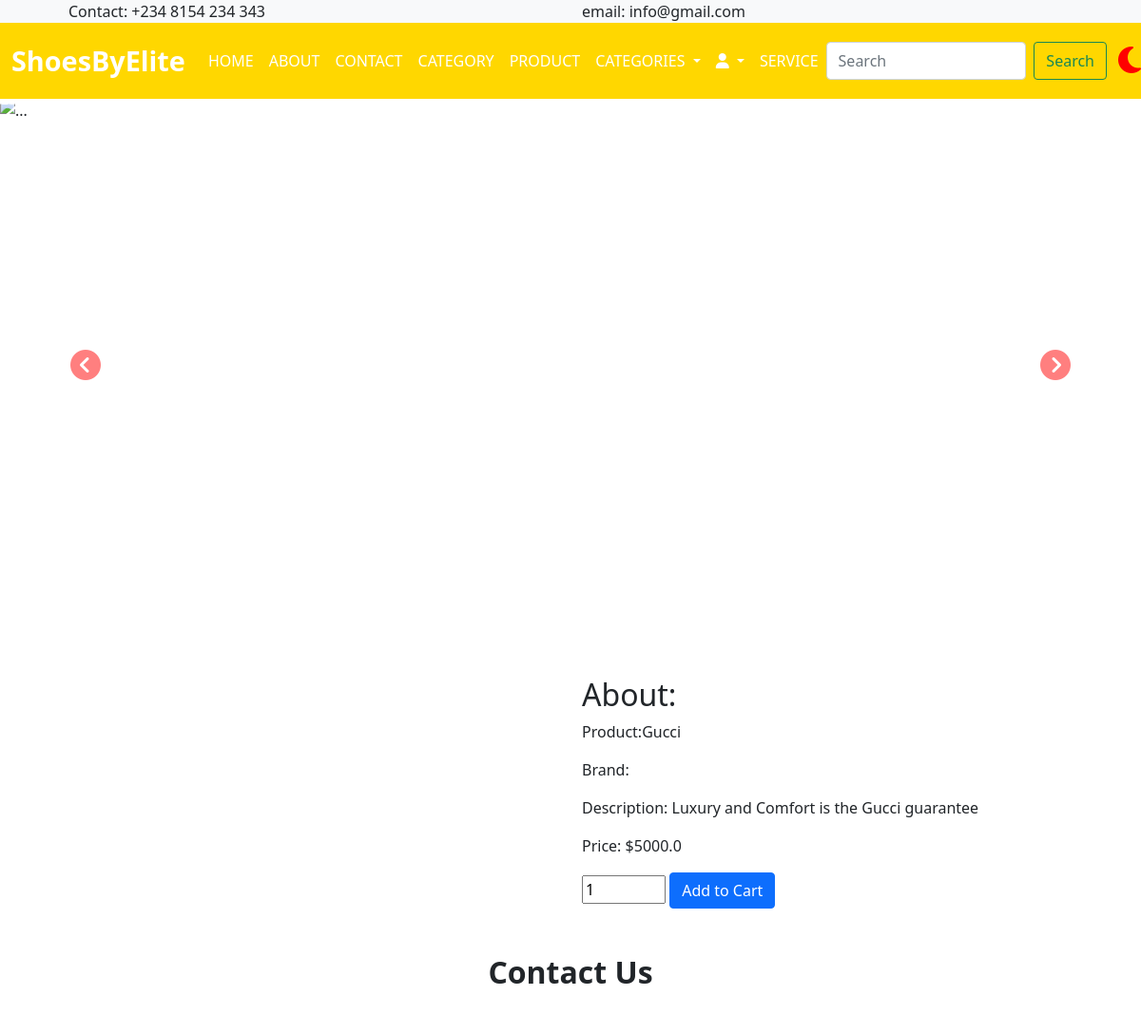
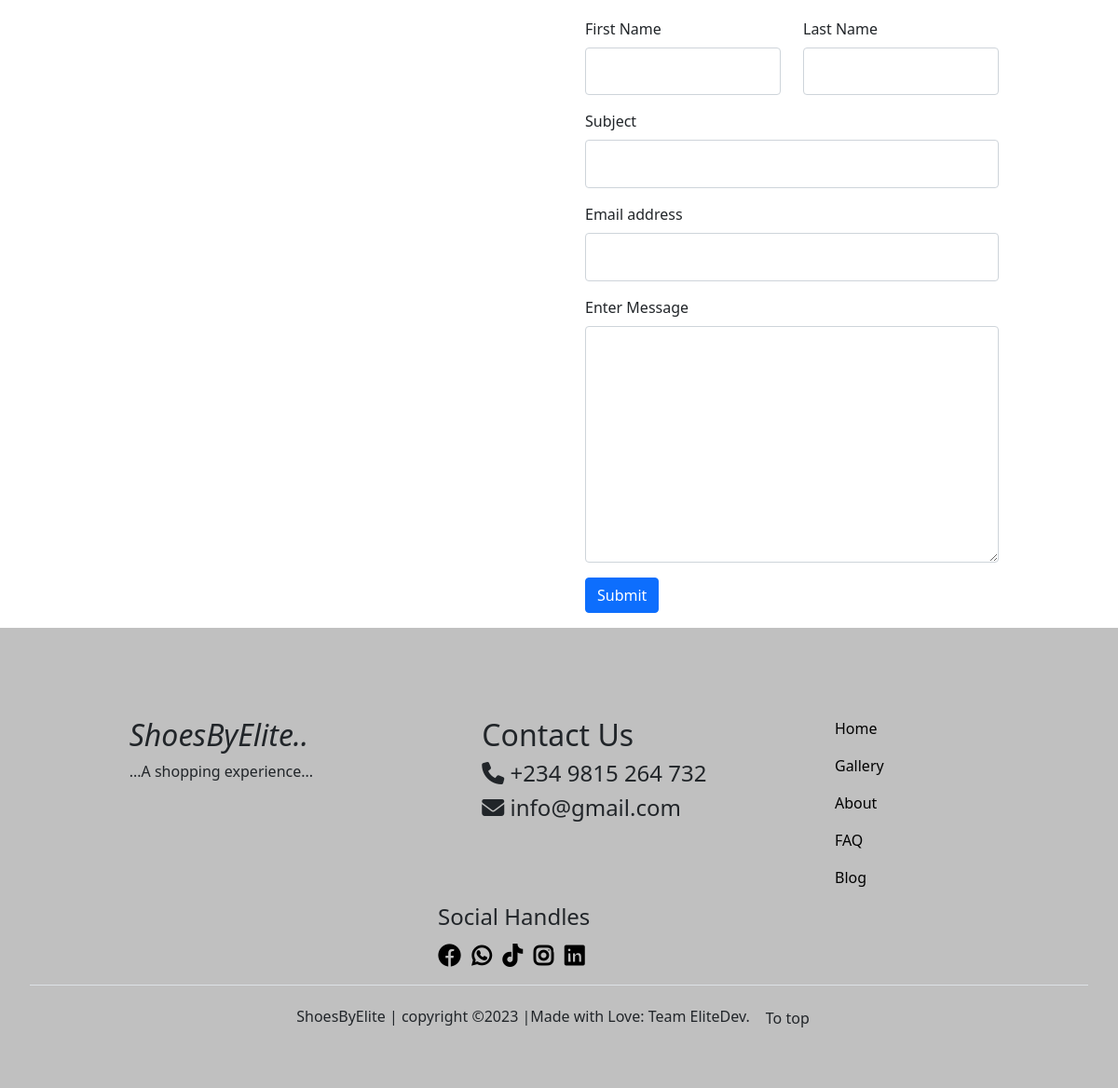
Page /details/1/ on the committed database (2 pictures, top to bottom).
### home/models.py (models this page shows, shortened)
class Product(models.Model):
   category = models.ForeignKey(Category, on_delete=models.CASCADE)
   title = models.CharField(max_length=50)
   slug = models.SlugField()
   img = models.ImageField(upload_to='Products', default='products.jpg')
   price = models.FloatField()
   max_quantity = models.IntegerField()
   min_quantity = models.IntegerField()
   brands = models.CharField(max_length=50)
   description = models.TextField()
   date_uploaded = models.DateField(auto_now=True)
   date_updated = models.DateTimeField(auto_now_add=True)

### home/views.py (the view)
# urls.py: path('details/<str:id>/', details, name='details'),
def details(request, id):
    details = Product.objects.get(id=id)
    context = {
        'details': details,
    }
    return render(request, 'details.html',context)

### home/context_processors.py (called while the page is built)
def cartcount(request):
    reading = Shopcart.objects.filter(user__username=request.user.username, paid=False)
    cartcount = 0
    for item in reading:
        cartcount += item.quantity
    context={
        'cartcount': cartcount,
    }
    return context

### home/templates/details.html (shortened to what this page needs)
{% extends 'base.html' %}
{% load static %}
{% block header1 %} {% include 'header1.html' %} {% endblock header1 %}
{% block header %} {% include 'header.html' %} {% endblock header %}
{% block carousel %} {% include 'carousel.html' %} {% endblock carousel %}
{% block content %}
<div class="container mt-5 mb-5">
  <div class="row justify-content-center">
    <div class="col-10 col-md-6">
      <div class="name">
      </div>
    </div>
    <div class="col-10 col-md-6">
      <div class="williams">
        <h2>About:</h2>
        <p>Product:{{details.title}}</p>
        <p>Brand: {{details.brand}}</p>
        <p>Description: {{details.description}}</p>
        <p>Price: ${{details.price}}</p>
        <form action="{% url 'shopcart' %}" method= 'POST'>
          <input type="number" name="quantity" value="1" min="{{details.min_quantity}}" max="{{details.max_quantity}}">
          <button type="submit" class="btn btn-primary">Add to Cart</button>
        </form>
      </div>
    </div>
  </div>
</div>
{% endblock content %}
{% block contact %} {% include 'contact.html' %} {% endblock contact %}
{% block footer %} {% include 'footer.html' %} {% endblock footer %}

### home/static/css/styles.css (style rules this page uses)
:root { --body--: white; --text-color:red; }
body { background: var(--body--); }

### rows in the picture
Product: title "Gucci", description "Luxury and Comfort is the Gucci guarantee", price "5000.0"
